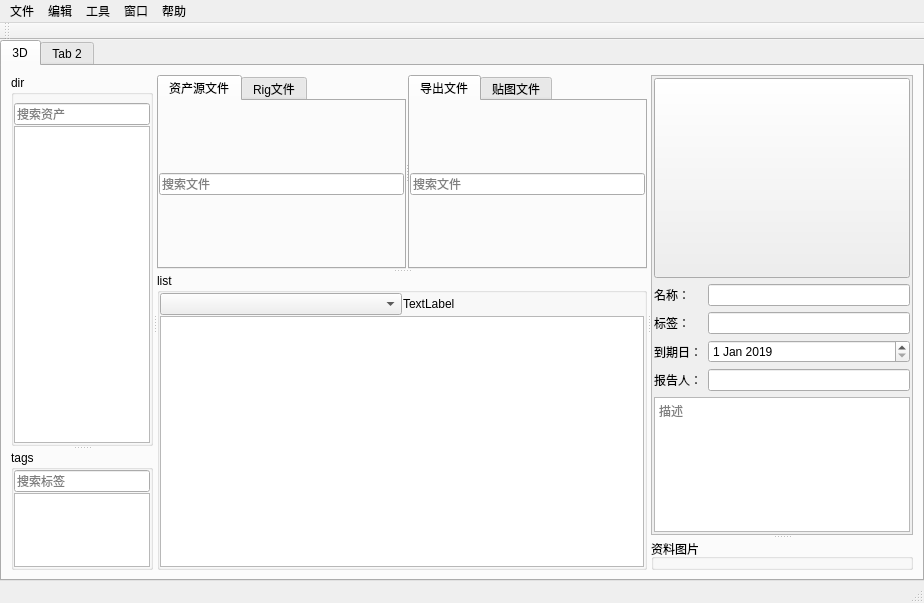
<?xml version="1.0" encoding="UTF-8"?>
<ui version="4.0">
 <class>MainWindow</class>
 <widget class="QMainWindow" name="MainWindow">
  <property name="geometry">
   <rect>
    <x>0</x>
    <y>0</y>
    <width>924</width>
    <height>603</height>
   </rect>
  </property>
  <property name="windowTitle">
   <string>AssetsManage</string>
  </property>
  <property name="windowIcon">
   <iconset>
    <normaloff>qt-logo.png</normaloff>qt-logo.png</iconset>
  </property>
  <property name="accessibleName">
   <string>AssetsManage</string>
  </property>
  <property name="accessibleDescription">
   <string>AssetsManage</string>
  </property>
  <widget class="QWidget" name="centralwidget">
   <layout class="QVBoxLayout" name="verticalLayout_9">
    <property name="leftMargin">
     <number>0</number>
    </property>
    <property name="topMargin">
     <number>0</number>
    </property>
    <property name="rightMargin">
     <number>0</number>
    </property>
    <property name="bottomMargin">
     <number>0</number>
    </property>
    <item>
     <widget class="QTabWidget" name="tabWidget">
      <property name="currentIndex">
       <number>0</number>
      </property>
      <widget class="QWidget" name="tab3d">
       <property name="accessibleName">
        <string>3D</string>
       </property>
       <attribute name="title">
        <string>3D</string>
       </attribute>
       <layout class="QHBoxLayout" name="horizontalLayout_2">
        <item>
         <widget class="QSplitter" name="splitter_3">
          <property name="orientation">
           <enum>Qt::Horizontal</enum>
          </property>
          <widget class="QSplitter" name="splitter_dir">
           <property name="sizePolicy">
            <sizepolicy hsizetype="Preferred" vsizetype="Expanding">
             <horstretch>1</horstretch>
             <verstretch>0</verstretch>
            </sizepolicy>
           </property>
           <property name="orientation">
            <enum>Qt::Vertical</enum>
           </property>
           <widget class="QGroupBox" name="groupBox_2">
            <property name="sizePolicy">
             <sizepolicy hsizetype="Preferred" vsizetype="Preferred">
              <horstretch>0</horstretch>
              <verstretch>3</verstretch>
             </sizepolicy>
            </property>
            <property name="title">
             <string>dir</string>
            </property>
            <layout class="QVBoxLayout" name="verticalLayout_6">
             <property name="spacing">
              <number>1</number>
             </property>
             <property name="leftMargin">
              <number>0</number>
             </property>
             <property name="topMargin">
              <number>8</number>
             </property>
             <property name="rightMargin">
              <number>0</number>
             </property>
             <property name="bottomMargin">
              <number>0</number>
             </property>
             <item>
              <widget class="QLineEdit" name="lineEdit">
               <property name="inputMask">
                <string/>
               </property>
               <property name="text">
                <string/>
               </property>
               <property name="placeholderText">
                <string>搜索资产</string>
               </property>
              </widget>
             </item>
             <item>
              <widget class="QTreeView" name="treeView_dir">
               <property name="sizePolicy">
                <sizepolicy hsizetype="Expanding" vsizetype="Expanding">
                 <horstretch>0</horstretch>
                 <verstretch>0</verstretch>
                </sizepolicy>
               </property>
              </widget>
             </item>
            </layout>
           </widget>
           <widget class="QGroupBox" name="groupBox_3">
            <property name="sizePolicy">
             <sizepolicy hsizetype="Preferred" vsizetype="Preferred">
              <horstretch>0</horstretch>
              <verstretch>1</verstretch>
             </sizepolicy>
            </property>
            <property name="title">
             <string>tags</string>
            </property>
            <layout class="QVBoxLayout" name="verticalLayout_7">
             <property name="spacing">
              <number>1</number>
             </property>
             <property name="leftMargin">
              <number>0</number>
             </property>
             <property name="topMargin">
              <number>0</number>
             </property>
             <property name="rightMargin">
              <number>0</number>
             </property>
             <property name="bottomMargin">
              <number>0</number>
             </property>
             <item>
              <widget class="QLineEdit" name="lineEdit_tag">
               <property name="placeholderText">
                <string>搜索标签</string>
               </property>
              </widget>
             </item>
             <item>
              <widget class="QListWidget" name="listWidget_tag">
               <property name="sizePolicy">
                <sizepolicy hsizetype="Expanding" vsizetype="Expanding">
                 <horstretch>0</horstretch>
                 <verstretch>1</verstretch>
                </sizepolicy>
               </property>
              </widget>
             </item>
            </layout>
           </widget>
          </widget>
          <widget class="QSplitter" name="splitter_file">
           <property name="sizePolicy">
            <sizepolicy hsizetype="Preferred" vsizetype="Expanding">
             <horstretch>3</horstretch>
             <verstretch>0</verstretch>
            </sizepolicy>
           </property>
           <property name="orientation">
            <enum>Qt::Vertical</enum>
           </property>
           <widget class="QSplitter" name="splitter_2">
            <property name="sizePolicy">
             <sizepolicy hsizetype="Expanding" vsizetype="Preferred">
              <horstretch>0</horstretch>
              <verstretch>3</verstretch>
             </sizepolicy>
            </property>
            <property name="orientation">
             <enum>Qt::Horizontal</enum>
            </property>
            <property name="handleWidth">
             <number>2</number>
            </property>
            <widget class="QTabWidget" name="tabWidget_2">
             <property name="currentIndex">
              <number>0</number>
             </property>
             <widget class="QWidget" name="tab_3">
              <attribute name="title">
               <string>资产源文件</string>
              </attribute>
              <layout class="QVBoxLayout" name="verticalLayout">
               <property name="spacing">
                <number>1</number>
               </property>
               <property name="leftMargin">
                <number>0</number>
               </property>
               <property name="topMargin">
                <number>0</number>
               </property>
               <property name="rightMargin">
                <number>0</number>
               </property>
               <property name="bottomMargin">
                <number>0</number>
               </property>
               <item>
                <widget class="QLineEdit" name="lineEdit_7">
                 <property name="placeholderText">
                  <string>搜索文件</string>
                 </property>
                </widget>
               </item>
               <item>
                <layout class="QVBoxLayout" name="verticalLayout_sourcefile"/>
               </item>
              </layout>
             </widget>
             <widget class="QWidget" name="tab_4">
              <attribute name="title">
               <string>Rig文件</string>
              </attribute>
              <layout class="QVBoxLayout" name="verticalLayout_2">
               <property name="spacing">
                <number>1</number>
               </property>
               <property name="leftMargin">
                <number>0</number>
               </property>
               <property name="topMargin">
                <number>0</number>
               </property>
               <property name="rightMargin">
                <number>0</number>
               </property>
               <property name="bottomMargin">
                <number>0</number>
               </property>
               <item>
                <widget class="QLineEdit" name="lineEdit_5">
                 <property name="placeholderText">
                  <string>搜索文件</string>
                 </property>
                </widget>
               </item>
               <item>
                <layout class="QVBoxLayout" name="verticalLayout_rigfile"/>
               </item>
              </layout>
             </widget>
            </widget>
            <widget class="QTabWidget" name="tabWidget_3">
             <property name="currentIndex">
              <number>0</number>
             </property>
             <widget class="QWidget" name="tab_5">
              <attribute name="title">
               <string>导出文件</string>
              </attribute>
              <layout class="QVBoxLayout" name="verticalLayout_4">
               <property name="spacing">
                <number>1</number>
               </property>
               <property name="leftMargin">
                <number>0</number>
               </property>
               <property name="topMargin">
                <number>0</number>
               </property>
               <property name="rightMargin">
                <number>0</number>
               </property>
               <property name="bottomMargin">
                <number>0</number>
               </property>
               <item>
                <widget class="QLineEdit" name="lineEdit_8">
                 <property name="placeholderText">
                  <string>搜索文件</string>
                 </property>
                </widget>
               </item>
               <item>
                <layout class="QVBoxLayout" name="verticalLayout_expfile"/>
               </item>
              </layout>
             </widget>
             <widget class="QWidget" name="tab">
              <attribute name="title">
               <string>贴图文件</string>
              </attribute>
              <layout class="QVBoxLayout" name="verticalLayout_8">
               <property name="spacing">
                <number>1</number>
               </property>
               <property name="leftMargin">
                <number>0</number>
               </property>
               <property name="topMargin">
                <number>0</number>
               </property>
               <property name="rightMargin">
                <number>0</number>
               </property>
               <property name="bottomMargin">
                <number>0</number>
               </property>
               <item>
                <widget class="QLineEdit" name="lineEdit_9">
                 <property name="placeholderText">
                  <string>搜索文件</string>
                 </property>
                </widget>
               </item>
               <item>
                <layout class="QVBoxLayout" name="verticalLayout_expTex"/>
               </item>
              </layout>
             </widget>
            </widget>
           </widget>
           <widget class="QGroupBox" name="groupBox">
            <property name="sizePolicy">
             <sizepolicy hsizetype="Preferred" vsizetype="Preferred">
              <horstretch>0</horstretch>
              <verstretch>1</verstretch>
             </sizepolicy>
            </property>
            <property name="title">
             <string>list</string>
            </property>
            <layout class="QVBoxLayout" name="verticalLayout_3">
             <property name="spacing">
              <number>1</number>
             </property>
             <property name="leftMargin">
              <number>0</number>
             </property>
             <property name="topMargin">
              <number>0</number>
             </property>
             <property name="rightMargin">
              <number>0</number>
             </property>
             <property name="bottomMargin">
              <number>0</number>
             </property>
             <item>
              <layout class="QHBoxLayout" name="horizontalLayout">
               <item>
                <widget class="QComboBox" name="comboBox_list"/>
               </item>
               <item>
                <widget class="QLabel" name="label_list">
                 <property name="text">
                  <string>TextLabel</string>
                 </property>
                </widget>
               </item>
              </layout>
             </item>
             <item>
              <widget class="QListWidget" name="listWidget_List">
               <property name="mouseTracking">
                <bool>false</bool>
               </property>
               <property name="frameShape">
                <enum>QFrame::StyledPanel</enum>
               </property>
               <property name="autoScroll">
                <bool>true</bool>
               </property>
               <property name="dragEnabled">
                <bool>false</bool>
               </property>
               <property name="wordWrap">
                <bool>false</bool>
               </property>
               <property name="selectionRectVisible">
                <bool>false</bool>
               </property>
               <property name="sortingEnabled">
                <bool>false</bool>
               </property>
              </widget>
             </item>
            </layout>
           </widget>
          </widget>
          <widget class="QSplitter" name="splitter">
           <property name="orientation">
            <enum>Qt::Vertical</enum>
           </property>
           <widget class="QScrollArea" name="scrollArea">
            <property name="minimumSize">
             <size>
              <width>200</width>
              <height>0</height>
             </size>
            </property>
            <property name="widgetResizable">
             <bool>true</bool>
            </property>
            <widget class="QWidget" name="scrollAreaWidgetContents">
             <property name="geometry">
              <rect>
               <x>0</x>
               <y>0</y>
               <width>260</width>
               <height>470</height>
              </rect>
             </property>
             <property name="layoutDirection">
              <enum>Qt::LeftToRight</enum>
             </property>
             <layout class="QVBoxLayout" name="verticalLayout_5">
              <property name="leftMargin">
               <number>2</number>
              </property>
              <property name="topMargin">
               <number>2</number>
              </property>
              <property name="rightMargin">
               <number>2</number>
              </property>
              <property name="bottomMargin">
               <number>2</number>
              </property>
              <item>
               <widget class="QPushButton" name="bt_img">
                <property name="enabled">
                 <bool>true</bool>
                </property>
                <property name="sizePolicy">
                 <sizepolicy hsizetype="Minimum" vsizetype="Fixed">
                  <horstretch>0</horstretch>
                  <verstretch>0</verstretch>
                 </sizepolicy>
                </property>
                <property name="minimumSize">
                 <size>
                  <width>0</width>
                  <height>200</height>
                 </size>
                </property>
                <property name="maximumSize">
                 <size>
                  <width>16777215</width>
                  <height>16777215</height>
                 </size>
                </property>
                <property name="text">
                 <string/>
                </property>
               </widget>
              </item>
              <item>
               <layout class="QFormLayout" name="formLayout">
                <item row="0" column="0">
                 <widget class="QLabel" name="label_2">
                  <property name="text">
                   <string>名称：</string>
                  </property>
                 </widget>
                </item>
                <item row="1" column="0">
                 <widget class="QLabel" name="label">
                  <property name="text">
                   <string>标签：</string>
                  </property>
                 </widget>
                </item>
                <item row="2" column="0">
                 <widget class="QLabel" name="label_3">
                  <property name="text">
                   <string>到期日：</string>
                  </property>
                 </widget>
                </item>
                <item row="3" column="0">
                 <widget class="QLabel" name="label_4">
                  <property name="text">
                   <string>报告人：</string>
                  </property>
                 </widget>
                </item>
                <item row="0" column="1">
                 <widget class="QLineEdit" name="lineEdit_name"/>
                </item>
                <item row="1" column="1">
                 <widget class="QLineEdit" name="lineEdit_label"/>
                </item>
                <item row="3" column="1">
                 <widget class="QLineEdit" name="lineEdit_reporter"/>
                </item>
                <item row="2" column="1">
                 <widget class="QDateEdit" name="dateEdit_duedate">
                  <property name="dateTime">
                   <datetime>
                    <hour>0</hour>
                    <minute>0</minute>
                    <second>0</second>
                    <year>2019</year>
                    <month>1</month>
                    <day>1</day>
                   </datetime>
                  </property>
                  <property name="minimumDate">
                   <date>
                    <year>2000</year>
                    <month>1</month>
                    <day>1</day>
                   </date>
                  </property>
                 </widget>
                </item>
               </layout>
              </item>
              <item>
               <widget class="QTextEdit" name="textEdit_describe">
                <property name="minimumSize">
                 <size>
                  <width>0</width>
                  <height>40</height>
                 </size>
                </property>
                <property name="placeholderText">
                 <string>描述</string>
                </property>
               </widget>
              </item>
              <item>
               <spacer name="verticalSpacer">
                <property name="orientation">
                 <enum>Qt::Vertical</enum>
                </property>
                <property name="sizeHint" stdset="0">
                 <size>
                  <width>20</width>
                  <height>0</height>
                 </size>
                </property>
               </spacer>
              </item>
              <item>
               <spacer name="verticalSpacer_3">
                <property name="orientation">
                 <enum>Qt::Vertical</enum>
                </property>
                <property name="sizeHint" stdset="0">
                 <size>
                  <width>20</width>
                  <height>0</height>
                 </size>
                </property>
               </spacer>
              </item>
             </layout>
            </widget>
           </widget>
           <widget class="QGroupBox" name="groupBox_4">
            <property name="title">
             <string>资料图片</string>
            </property>
            <layout class="QGridLayout" name="gridLayout">
             <property name="leftMargin">
              <number>0</number>
             </property>
             <property name="topMargin">
              <number>0</number>
             </property>
             <property name="rightMargin">
              <number>0</number>
             </property>
             <property name="bottomMargin">
              <number>0</number>
             </property>
             <property name="spacing">
              <number>0</number>
             </property>
             <item row="0" column="0">
              <layout class="QVBoxLayout" name="verticalLayout_img"/>
             </item>
            </layout>
           </widget>
          </widget>
         </widget>
        </item>
       </layout>
      </widget>
      <widget class="QWidget" name="tab_2">
       <attribute name="title">
        <string>Tab 2</string>
       </attribute>
      </widget>
     </widget>
    </item>
   </layout>
  </widget>
  <widget class="QMenuBar" name="menubar">
   <property name="geometry">
    <rect>
     <x>0</x>
     <y>0</y>
     <width>924</width>
     <height>23</height>
    </rect>
   </property>
   <widget class="QMenu" name="menu">
    <property name="title">
     <string>文件</string>
    </property>
    <widget class="QMenu" name="menu_openProject">
     <property name="title">
      <string>打开项目</string>
     </property>
     <addaction name="action1"/>
    </widget>
    <addaction name="actionSetProjectPath"/>
    <addaction name="separator"/>
    <addaction name="menu_openProject"/>
    <addaction name="actionNewProject"/>
    <addaction name="separator"/>
    <addaction name="actionUpdataTree"/>
   </widget>
   <widget class="QMenu" name="menu_2">
    <property name="title">
     <string>编辑</string>
    </property>
    <addaction name="actionCreateList"/>
    <addaction name="actionManageList"/>
   </widget>
   <widget class="QMenu" name="menu_3">
    <property name="title">
     <string>工具</string>
    </property>
   </widget>
   <widget class="QMenu" name="menu_4">
    <property name="title">
     <string>窗口</string>
    </property>
   </widget>
   <widget class="QMenu" name="menu_5">
    <property name="title">
     <string>帮助</string>
    </property>
   </widget>
   <addaction name="menu"/>
   <addaction name="menu_2"/>
   <addaction name="menu_3"/>
   <addaction name="menu_4"/>
   <addaction name="menu_5"/>
  </widget>
  <widget class="QStatusBar" name="statusbar"/>
  <widget class="QToolBar" name="toolBar">
   <property name="windowTitle">
    <string>toolBar</string>
   </property>
   <attribute name="toolBarArea">
    <enum>TopToolBarArea</enum>
   </attribute>
   <attribute name="toolBarBreak">
    <bool>false</bool>
   </attribute>
  </widget>
  <action name="actionSetProjectPath">
   <property name="text">
    <string>设置项目路径</string>
   </property>
  </action>
  <action name="actionCreateList">
   <property name="text">
    <string>创建清单</string>
   </property>
  </action>
  <action name="actionManageList">
   <property name="text">
    <string>管理清单</string>
   </property>
  </action>
  <action name="actionNewProject">
   <property name="text">
    <string>打开新项目</string>
   </property>
  </action>
  <action name="actionUpdataTree">
   <property name="text">
    <string>刷新文件夹树</string>
   </property>
  </action>
  <action name="action1">
   <property name="text">
    <string>1</string>
   </property>
  </action>
 </widget>
 <resources/>
 <connections/>
</ui>
